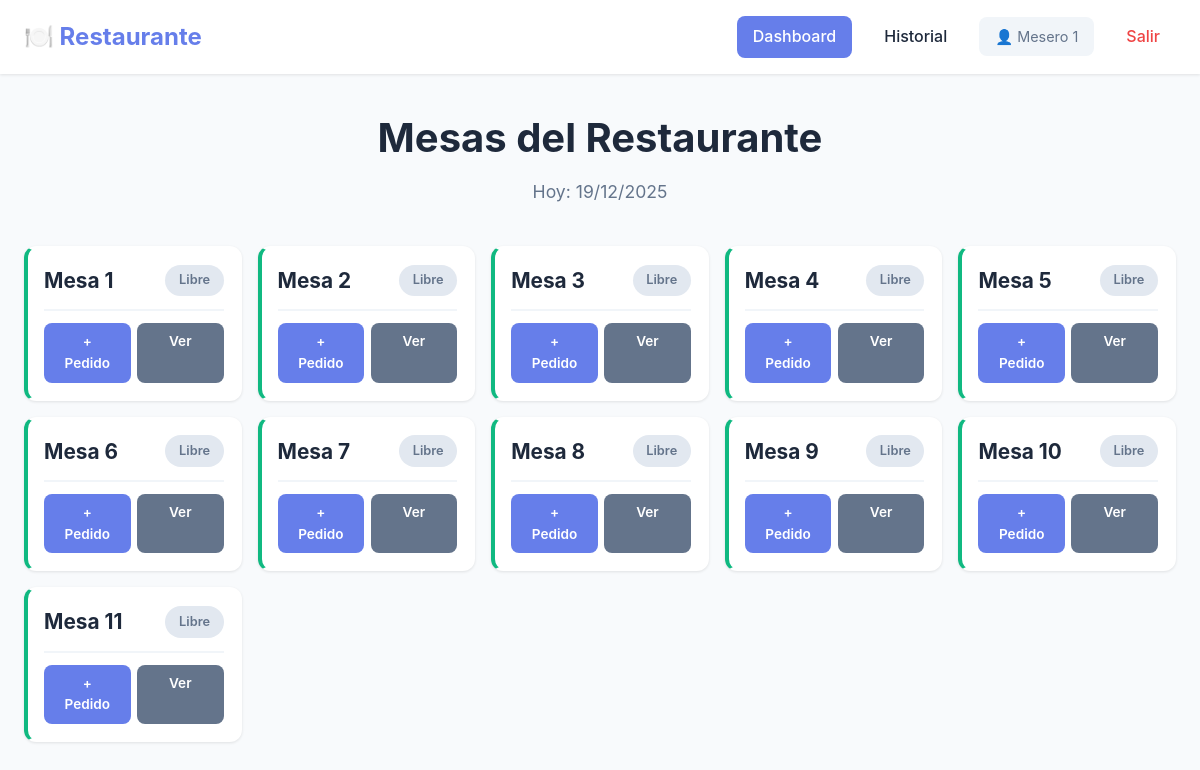
Before: /dashboard (signed in) with the older database file.
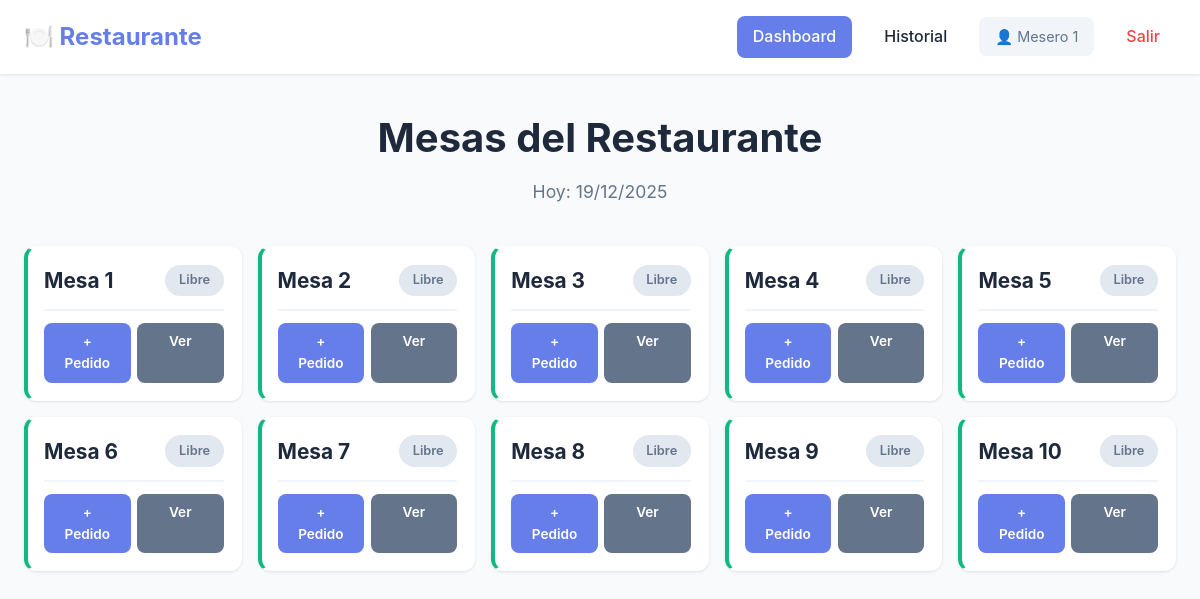
After: the same page with the newer database file.
### app.py (models this page shows)
class Mesa(db.Model):
    id = db.Column(db.Integer, primary_key=True)
    numero = db.Column(db.Integer, nullable=False, unique=True)
    capacidad = db.Column(db.Integer, default=4)
    activa = db.Column(db.Boolean, default=True)

### app.py (the view)
@app.route("/dashboard")
@login_required
def dashboard():
    if current_user.rol == 'cocina':
        return redirect(url_for('cocina'))
    mesas = Mesa.query.filter_by(activa=True).order_by(Mesa.numero).all()
    hoy = datetime.now().date()
    sesiones_activas = Sesion.query.filter(
        Sesion.activa == True,
        db.func.date(Sesion.fecha_inicio) == hoy
    ).all()
    info_mesas = {}
    for mesa in mesas:
        sesion_activa = next((s for s in sesiones_activas if s.mesa_id == mesa.id), None)
        if sesion_activa:
            pedidos = Pedido.query.filter_by(sesion_id=sesion_activa.id).all()
            info_mesas[mesa.id] = {
                'mesa': mesa,
                'sesion': sesion_activa,
                'pedidos': pedidos,
                'tiene_pendientes': any(not p.pagado for p in pedidos),
                'todos_entregados': all(p.estado == 'entregado' for p in pedidos),
                'total_pedidos': len(pedidos),
                'hora_inicio': sesion_activa.fecha_inicio.strftime('%H:%M')
            }
        else:
            info_mesas[mesa.id] = {
                'mesa': mesa,
                'sesion': None,
                'pedidos': [],
                'tiene_pendientes': False,
                'todos_entregados': False,
                'total_pedidos': 0,
                'hora_inicio': None
            }
    return render_template("dashboard.html",
                         mesas=mesas,
                         info_mesas=info_mesas,
                         now=datetime.now())

### app.py (called while the page is built)
@login_manager.user_loader
def load_user(user_id):
    return Usuario.query.get(int(user_id))

### templates/dashboard.html (shortened to what this page needs)
<!DOCTYPE html>
<html lang="es">
<head>
</head>
<body>
    <nav class="navbar">
        <div class="nav-container">
            <div class="nav-brand">🍽️ Restaurante</div>
            <div class="nav-menu">
                <a href="{{ url_for('dashboard') }}" class="nav-link active">Dashboard</a>
                <a href="{{ url_for('historial') }}" class="nav-link">Historial</a>
                <span class="nav-user">👤 {{ current_user.nombre }}</span>
                <a href="{{ url_for('logout') }}" class="nav-link nav-logout">Salir</a>
            </div>
        </div>
    </nav>
    <div class="container">
        <div class="dashboard-header">
            <h1>Mesas del Restaurante</h1>
            <p class="subtitle">Hoy: {{ now.strftime('%d/%m/%Y') if now else '' }}</p>
        </div>
        <div class="mesas-grid">
            {% for mesa in mesas %}
            {% set info = info_mesas[mesa.id] %}
            <div class="mesa-card
                {% if info.sesion %}
                    {% if info.todos_entregados and not info.tiene_pendientes %}
                        mesa-completa
                    {% else %}
                        mesa-ocupada
                    {% endif %}
                {% else %}
                    mesa-libre
                {% endif %}">
                <div class="mesa-header">
                    <h3>Mesa {{ mesa.numero }}</h3>
                    {% if info.sesion %}
                        {% if info.todos_entregados and not info.tiene_pendientes %}
                        <span class="badge badge-info">Listo</span>
                        {% elif info.tiene_pendientes %}
                        <span class="badge badge-warning">Activa</span>
                        {% else %}
                        <span class="badge badge-success">Pagado</span>
                        {% endif %}
                    {% else %}
                    <span class="badge badge-secondary">Libre</span>
                    {% endif %}
                </div>
                <div class="mesa-actions">
                    <a href="{{ url_for('nuevo_pedido', mesa_id=mesa.id) }}" class="btn btn-primary btn-sm">+ Pedido</a>
                    <a href="{{ url_for('ver_mesa', mesa_id=mesa.id) }}" class="btn btn-secondary btn-sm">Ver</a>
                </div>
            </div>
            {% endfor %}
        </div>
    </div>
</body>
</html>

Changed rows visible on the page:
removed Mesa: numero "11"
